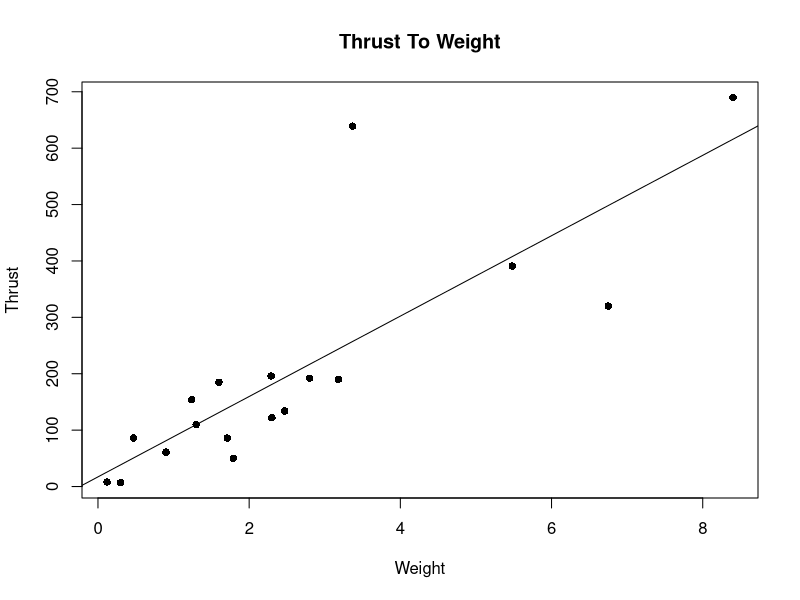

The R source for this figure:
library(tidyverse) #Using tidyverse package
library(ggplot2) #Using ggplot

#Assigns my own csv file to engines variable
engines <- read.csv(file = "Engines.csv")

#Creating basic linear model of Thrust to Weight
model <- lm(Thrust ~ Weight, data = engines)
summary(model)

# Plotting model
plot(engines$Weight, engines$Thrust, pch = 16,
     main = "Thrust To Weight", xlab = "Weight",
     ylab = "Thrust")

slope <- model$coefficients[2]
print(slope)

text(1500, 500, "Slope: model$coefficients[0]")
abline(model)
print(model$coefficients)
